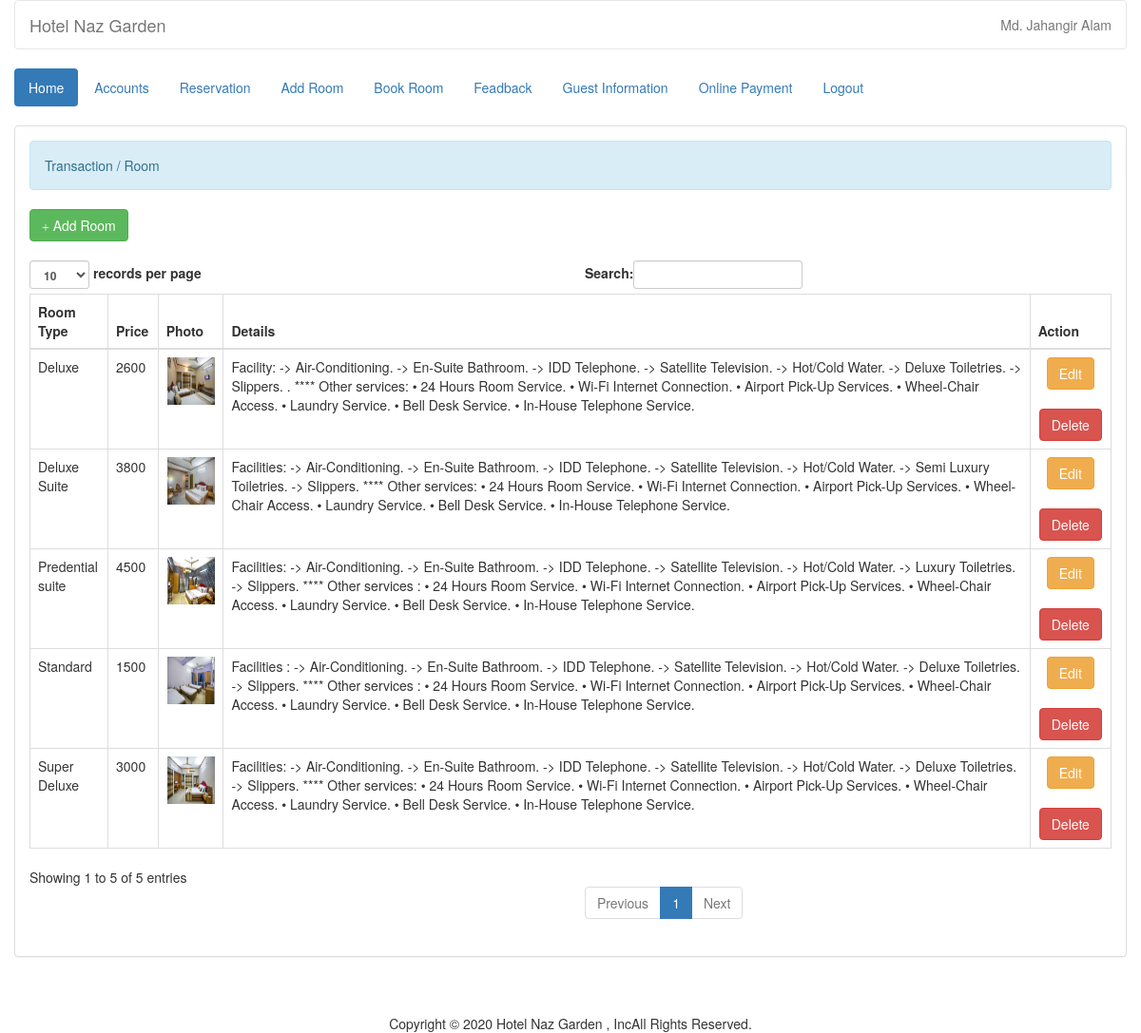
The app's page /admin/room.php (signed in) with its own data.
### tables this page shows
CREATE TABLE `room` (
  `room_id` int(11) NOT NULL,
  `room_type` varchar(50) NOT NULL,
  `price` varchar(11) NOT NULL,
  `photo` varchar(100) NOT NULL,
  `details` varchar(800) NOT NULL
);

### admin/name.php (called while the page is built)
<?php
	require 'connect.php';
	$query = $conn->query("SELECT * FROM `admin` WHERE `admin_id` =
		'$_SESSION[admin_id]'") or die(mysqli_error());
	$fetch = $query->fetch_array();
	$name = $fetch['name'];
?>

### admin/room.php (the view, shortened to what this page needs)
<!DOCTYPE html>
<?php
	require 'name.php';
	include 'header.php';
?>
	<div class = "container-fluid">
		<div class = "panel panel-default">
			<div class = "panel-body">
				<div class = "alert alert-info">Transaction / Room</div>
				<a class = "btn btn-success" href = "add_room.php"><i class = "glyphicon glyphicon-plus"></i> Add Room</a>
				<br />
				<br />
				<table id = "table" class = "table table-bordered">
					<thead>
						<tr>
							<th>Room Type</th>
							<th>Price</th>
							<th>Photo</th>
							<th>Details</th>
							<th>Action</th>
						</tr>
					</thead>
					<tbody>
					<?php
						$query = $conn->query("SELECT * FROM `room`") or die(mysqli_error());
						while($fetch = $query->fetch_array()){
					?>
						<tr>
							<td><?php echo $fetch['room_type']?></td>
							<td><?php echo $fetch['price']?></td>
							<td><center><img src = "../photo/<?php echo $fetch['photo']?>" height = "50" width = "50"/></center></td>
							<td><?php echo $fetch['details']?></td>
							<td><center><a class = "btn btn-warning" href = "edit_room.php?room_id=<?php echo $fetch['room_id']?>">
							 Edit</a> <br><br>
							 <a class = "btn btn-danger" onclick = "confirmationDelete(this); return false;" href = "delete_room.php?room_id=<?php echo $fetch['room_id']?>"></i> Delete</a></center></td>
						</tr>
					<?php
						}
					?>
					</tbody>
				</table>
			</div>
		</div>
	</div>
</body>
</html>
<?php include 'footer.php'; ?>

### admin/header.php (shortened to what this page needs)
<html lang = "en">
	<head>
		</head>
		<link rel = "stylesheet" type = "text/css" href = "../css/bootstrap.css " />
		<link rel = "stylesheet" type = "text/css" href = "../css/style.css" />
<body>
		<div  class = "container-fluid">
	<nav style = "background-color:rgba(255, 255, 255, 0);" class = "navbar navbar-default">
			<div class = "navbar-header">
				<a class = "navbar-brand" >Hotel Naz Garden</a>
			</div>
			<ul class = "nav navbar-nav pull-right ">
				<li class = "dropdown">
					<a aria-haspopup="true" aria-expanded="false"><?php echo $name;?></a>
				</li>
			</ul>
		</div>
	<div class = "container-fluid">
		<ul class = "nav nav-pills">
			<li class = "active"><a href = "home.php">Home</a></li>
			<li><a href = "account.php">Accounts</a></li>
			<li><a href = "reserve.php">Reservation</a></li>
			<li><a href = "room.php">Add Room</a></li>
<li><a href = "reservation1.php">Book Room</a></li>
			<li><a href = "fead.php">Feadback</a></li>
			<li><a href = "guestview.php">Guest Information</a></li>
			<li><a href = "payment.php">Online Payment</a></li>
			<li><a href = "logout.php">Logout</a></li>
		</ul>
	</div>
	<br />
</body>
</html>

### records on screen
room: room_type "Predential suite", price "4500", photo (picture), details "Facilities: -> Air-Conditioning. -> En-Suite Bathroom. -> IDD Telephone. -> Satellite Television. -> Hot/Cold Water. -> Luxury Toiletries. -> Slippers. **** Other services : • 24 Hours Room Service. • Wi-Fi Internet Connection. • Airport Pick-Up Services. • Wheel-Chair Access. • Laundry Service. • Bell Desk Service. • In-House Telephone Service."
room: room_type "Deluxe Suite", price "3800", photo (picture), details "Facilities: -> Air-Conditioning. -> En-Suite Bathroom. -> IDD Telephone. -> Satellite Television. -> Hot/Cold Water. -> Semi Luxury Toiletries. -> Slippers. **** Other services: • 24 Hours Room Service. • Wi-Fi Internet Connection. • Airport Pick-Up Services. • Wheel-Chair Access. • Laundry Service. • Bell Desk Service. • In-House Telephone Service."
room: room_type "Super Deluxe", price "3000", photo (picture), details "Facilities: -> Air-Conditioning. -> En-Suite Bathroom. -> IDD Telephone. -> Satellite Television. -> Hot/Cold Water. -> Deluxe Toiletries. -> Slippers. **** Other services: • 24 Hours Room Service. • Wi-Fi Internet Connection. • Airport Pick-Up Services. • Wheel-Chair Access. • Laundry Service. • Bell Desk Service. • In-House Telephone Service."
room: room_type "Deluxe", price "2600", photo (picture), details "Facility: -> Air-Conditioning. -> En-Suite Bathroom. -> IDD Telephone. -> Satellite Television. -> Hot/Cold Water. -> Deluxe Toiletries. -> Slippers. . **** Other services: • 24 Hours Room Service. • Wi-Fi Internet Connection. • Airport Pick-Up Services. • Wheel-Chair Access. • Laundry Service. • Bell Desk Service. • In-House Telephone Service."
room: room_type "Standard", price "1500", photo (picture), details "Facilities : -> Air-Conditioning. -> En-Suite Bathroom. -> IDD Telephone. -> Satellite Television. -> Hot/Cold Water. -> Deluxe Toiletries. -> Slippers. **** Other services : • 24 Hours Room Service. • Wi-Fi Internet Connection. • Airport Pick-Up Services. • Wheel-Chair Access. • Laundry Service. • Bell Desk Service. • In-House Telephone Service."

### other values on screen
$name "Md. Jahangir Alam"
